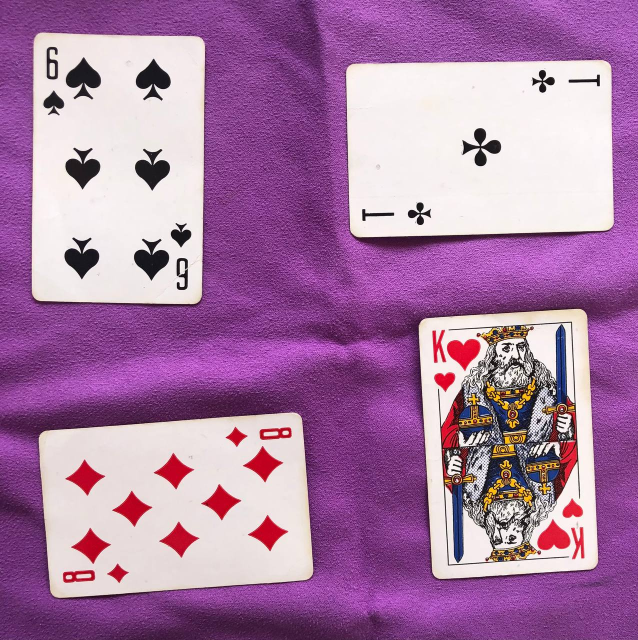
//> input picture carta.jpg, 1276 x 1280 px, given in place of 6_piki.jpg, which was not available (shown at 1/2 size)
$ ./main   (built with g++ and OpenCV 4)
//> lines starting //> are read from the running program, lines starting //| are printed output that depends on the picture; after the words box and inside, x2 and y2 are one past the last pixel; in counts of white or black regions, pixels touching at a corner belong together; pictures that were not available may be replaced by others from this repository, and a replacement may not be noted
#include <opencv2/core.hpp>
#include <opencv2/videoio.hpp>
#include <opencv2/highgui.hpp>
#include <opencv2/opencv.hpp>
#include <opencv2/imgproc.hpp>
#include <opencv2/features2d.hpp>
#include <iostream>
#include <vector>

using namespace std;
using namespace cv;

void collectCards(vector<Mat>& cardsImages, vector< string>& cardsNames, vector<Mat>& cardsDescriptors, vector<vector<KeyPoint>>& cardsKeypoints)
{
	Mat card;

	card = imread("D:/Camera/6_piki.jpg");
//> card is the input picture: 1280 rows x 1276 cols, CV_8UC3; mean B, G, R 164.7, 122.7, 169.1
	resize(card, card, Size(145, 220));
//> card: 220 rows x 145 cols, CV_8UC3
	cardsImages.push_back(card);
	cardsNames.push_back("6_PIKY");

	card = imread("D:/Camera/8_bubi.jpg");
	resize(card, card, Size(145, 220));
	cardsImages.push_back(card);
	cardsNames.push_back("8_BUBY");

	card = imread("D:/Camera/king_chervi.jpg");
	resize(card, card, Size(150, 220));
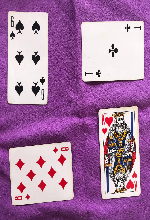
//> card: 220 rows x 150 cols, CV_8UC3; mean B, G, R 164.7, 122.7, 169.1
	cardsImages.push_back(card);
	cardsNames.push_back("KOROL_CHERVY");

	card = imread("D:/Camera/tuz_cresti.jpg");
	resize(card, card, Size(150, 220));
	cardsImages.push_back(card);
	cardsNames.push_back("TUZ_KRESTY");


	Ptr<ORB> detector = ORB::create();

	for (int i = 0; i < cardsImages.size(); i++) {
		Mat dis;
		vector<KeyPoint> keys;
		detector->detectAndCompute(cardsImages[i], noArray(), keys, dis);
		cardsKeypoints.push_back(keys);
		cardsDescriptors.push_back(dis);
	}
//> this loop made 4 passes
}

void detectCard(string& cardName, Mat& card, vector<Mat>& cardsImages, vector<string>& cardsNames, vector<Mat>& cardsDescriptors, vector<vector<KeyPoint>>& cardsKeypoints)
{
	Mat cardDescriptors;
	vector<KeyPoint> cardKeypoints;
	Ptr<ORB> detector = ORB::create();
	Ptr<BFMatcher> matcher = BFMatcher::create();
	detector->detectAndCompute(card, noArray(), cardKeypoints, cardDescriptors);

	if (cardDescriptors.empty()) {
		cardName = "";
		return;
	}

	int maxI = -1;
	int maxCount = 0;

	for (int i = 0; i < cardsImages.size(); i++) {

		if (cardsDescriptors[i].empty()) {
			continue;
		}

		vector<vector<DMatch>> knn_matches;

		matcher->knnMatch(cardsDescriptors[i], cardDescriptors, knn_matches, 3);

		vector<DMatch> correct;

		for (size_t i = 0; i < knn_matches.size(); i++) {
			if (knn_matches[i][0].distance < 0.75 * knn_matches[i][1].distance) {
				correct.push_back(knn_matches[i][0]);
			}
		}

		if (maxCount < correct.size()) {
			maxCount = static_cast<int>(correct.size());
			maxI = i;
		}
	}

	if (maxI == -1) {
		cardName = "";
	}
	else {
		cardName = cardsNames[maxI];
	}
}

int main()
{
    vector<Mat> cardsImages;
    vector<string> cardsNames;
    vector<Mat> cardsDescriptors;
    vector<vector<KeyPoint>> keypoints;

    collectCards(cardsImages, cardsNames, cardsDescriptors, keypoints);
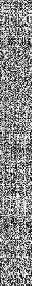
//> cardsDescriptors[2]: 286 rows x 32 cols, CV_8UC1; min 0, max 255, mean 137.1
//> cardsNames = 4 items; keypoints = 4 items

    const Mat input = imread("D:/Camera/carta.jpg");
    if (!input.data)
    {
        printf("Error loading image \n"); return -1;
    }
	cv::Mat img, greyImg, image1, image2;
    resize(input, img, Size(500, 500), INTER_LINEAR);
    cvtColor(img, greyImg, COLOR_BGR2GRAY);
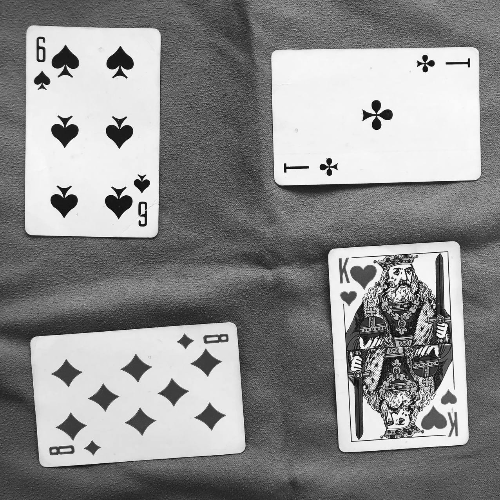
//> greyImg: 500 rows x 500 cols, CV_8UC1; min 2, max 254, mean 141.3
    GaussianBlur(greyImg, image1, Size(3, 3), 0);
    threshold(image1, image2, 215, 255, THRESH_BINARY);
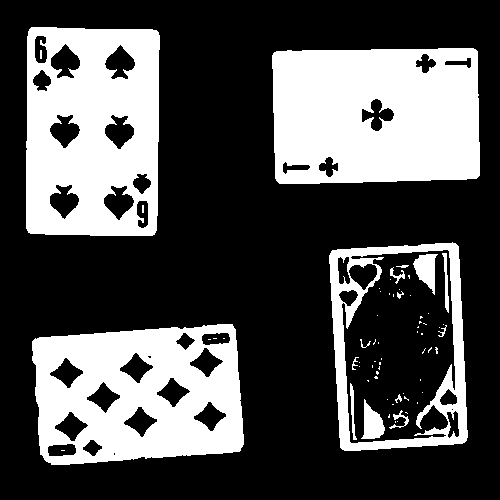
//> image2: 500 rows x 500 cols, CV_8UC1; 32% white; 66 white regions (50 under 20 px)

    std::vector<std::vector<Point>> contours;
    std::vector<Vec4i> hierarchy;
    findContours(image2, contours, hierarchy, RETR_EXTERNAL,
        CHAIN_APPROX_SIMPLE);
//> contours = 4 contours; box (x1, y1, x2, y2) and area: (26, 27, 160, 236) 26947, (272, 48, 480, 184) 26855, (32, 324, 244, 465) 25796, (329, 242, 468, 451) 25730

	for (const auto& contour : contours) {
		vector<Point> contoursPoly;

		approxPolyDP(contour, contoursPoly, 1, true);

		RotatedRect cardRect = minAreaRect(contoursPoly);

		if (cardRect.size.width < 100 || cardRect.size.height < 100) {
			continue;
		}

		Mat card, rotatedMatrix, rotatedImage;
		string cardName;

		rotatedMatrix = getRotationMatrix2D(cardRect.center, cardRect.angle, 1.0);
		warpAffine(img, rotatedImage, rotatedMatrix, img.size(), INTER_CUBIC);
		getRectSubPix(rotatedImage, cardRect.size, cardRect.center, card);

		rotate(card, card, ROTATE_180);

		if (card.size[0] < card.size[1]) {
			rotate(card, card, ROTATE_90_CLOCKWISE);
		}

		detectCard(cardName, card, cardsImages, cardsNames, cardsDescriptors, keypoints);

		if (cardName != "") {
			Point2f boxPoints[4];
			cardRect.points(boxPoints);

			for (int j = 0; j < 4; j++) {
				line(img, boxPoints[j], boxPoints[(j + 1) % 4], Scalar(0, 255, 0), 2, LINE_AA);
			}
			putText(img, cardName, cardRect.center, FONT_HERSHEY_DUPLEX, 0.5, Scalar(0, 255, 0), 2);
		}
	}
//> this loop made 4 passes
//> (cardRect, rotatedMatrix, cardName in detectCard, cardName) on passes 2 to 3: (centre (399, 346.4), size (129.3, 202.4), angle -3.3, [[0.998, -0.0572, 20.47], [0.0572, 0.998, -22.25]], "6_PIKY", "6_PIKY"), (centre (375.5, 115.3), size (205, 133.5), angle -0.9, [[1, -0.0161, 1.91], [0.0161, 1, -6.04]], "KOROL_CHERVY", "KOROL_CHERVY")
//> (cardRect, rotatedMatrix, cardName) on passes 1, 4: (centre (137.3, 394.3), size (205, 128.9), angle -4.3, [[0.997, -0.0742, 29.63], [0.0742, 0.997, -9.1]], ""), (centre (91.9, 131.4), size (207.3, 132.1), angle -89.3, [[0.012, -1, 222.2], [1, 0.012, 37.87]], "")
//> pass 1, `warpAffine(img, rotatedImage, rotatedMatrix, img.size(), INTER_CUBIC);`:
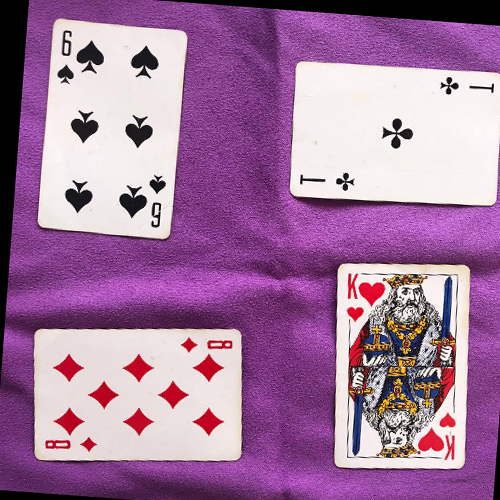
//> rotatedImage: 500 rows x 500 cols, CV_8UC3; mean B, G, R 158.2, 119.6, 162.9
//> pass 1, `rotate(card, card, ROTATE_90_CLOCKWISE);`:
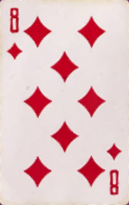
//> card: 205 rows x 129 cols, CV_8UC3; mean B, G, R 197.7, 195.5, 227.6
//> after the loop:
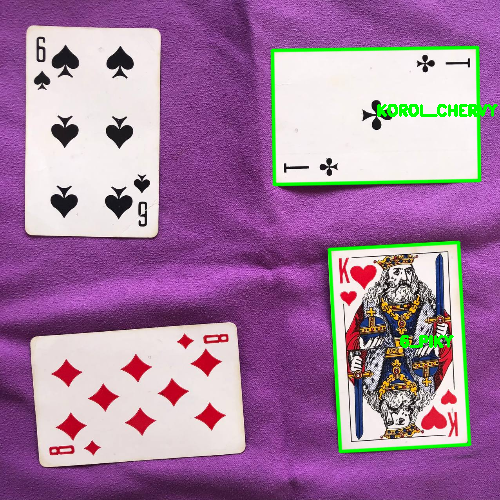
//> img: 500 rows x 500 cols, CV_8UC3; mean B, G, R 160.2, 124.4, 164.3

    imshow("Output", img);
    waitKey(0);

    return 0;
}
